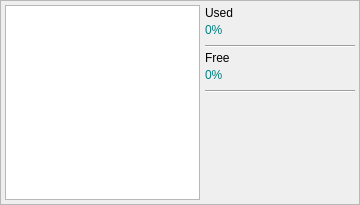
     <widget class="QFrame" name="swapfmgf">
      <property name="geometry">
       <rect>
        <x>580</x>
        <y>30</y>
        <width>360</width>
        <height>205</height>
       </rect>
      </property>
      <property name="sizePolicy">
       <sizepolicy hsizetype="Fixed" vsizetype="Fixed">
        <horstretch>0</horstretch>
        <verstretch>0</verstretch>
       </sizepolicy>
      </property>
      <property name="minimumSize">
       <size>
        <width>360</width>
        <height>205</height>
       </size>
      </property>
      <property name="maximumSize">
       <size>
        <width>360</width>
        <height>205</height>
       </size>
      </property>
      <property name="frameShape">
       <enum>QFrame::StyledPanel</enum>
      </property>
      <property name="frameShadow">
       <enum>QFrame::Raised</enum>
      </property>
      <widget class="QChartView" name="swapgfvw">
       <property name="geometry">
        <rect>
         <x>5</x>
         <y>5</y>
         <width>195</width>
         <height>195</height>
        </rect>
       </property>
       <property name="sizePolicy">
        <sizepolicy hsizetype="Fixed" vsizetype="Fixed">
         <horstretch>0</horstretch>
         <verstretch>0</verstretch>
        </sizepolicy>
       </property>
       <property name="minimumSize">
        <size>
         <width>195</width>
         <height>195</height>
        </size>
       </property>
       <property name="maximumSize">
        <size>
         <width>195</width>
         <height>195</height>
        </size>
       </property>
      </widget>
      <widget class="QLabel" name="swapuspc">
       <property name="geometry">
        <rect>
         <x>205</x>
         <y>20</y>
         <width>150</width>
         <height>20</height>
        </rect>
       </property>
       <property name="sizePolicy">
        <sizepolicy hsizetype="Fixed" vsizetype="Fixed">
         <horstretch>0</horstretch>
         <verstretch>0</verstretch>
        </sizepolicy>
       </property>
       <property name="minimumSize">
        <size>
         <width>150</width>
         <height>20</height>
        </size>
       </property>
       <property name="maximumSize">
        <size>
         <width>150</width>
         <height>20</height>
        </size>
       </property>
       <property name="styleSheet">
        <string notr="true">font: 15pt &quot;JetBrains Mono&quot;;
color: #008080;</string>
       </property>
       <property name="text">
        <string>0%</string>
       </property>
      </widget>
      <widget class="QLabel" name="swapuplb">
       <property name="geometry">
        <rect>
         <x>205</x>
         <y>5</y>
         <width>150</width>
         <height>15</height>
        </rect>
       </property>
       <property name="sizePolicy">
        <sizepolicy hsizetype="Fixed" vsizetype="Fixed">
         <horstretch>0</horstretch>
         <verstretch>0</verstretch>
        </sizepolicy>
       </property>
       <property name="minimumSize">
        <size>
         <width>150</width>
         <height>15</height>
        </size>
       </property>
       <property name="maximumSize">
        <size>
         <width>150</width>
         <height>15</height>
        </size>
       </property>
       <property name="styleSheet">
        <string notr="true">font: 10pt &quot;Inter&quot;;</string>
       </property>
       <property name="text">
        <string>Used</string>
       </property>
      </widget>
      <widget class="QLabel" name="swapfrpc">
       <property name="geometry">
        <rect>
         <x>205</x>
         <y>65</y>
         <width>150</width>
         <height>20</height>
        </rect>
       </property>
       <property name="sizePolicy">
        <sizepolicy hsizetype="Fixed" vsizetype="Fixed">
         <horstretch>0</horstretch>
         <verstretch>0</verstretch>
        </sizepolicy>
       </property>
       <property name="minimumSize">
        <size>
         <width>150</width>
         <height>20</height>
        </size>
       </property>
       <property name="maximumSize">
        <size>
         <width>150</width>
         <height>20</height>
        </size>
       </property>
       <property name="styleSheet">
        <string notr="true">font: 15pt &quot;JetBrains Mono&quot;;
color: #008080;</string>
       </property>
       <property name="text">
        <string>0%</string>
       </property>
      </widget>
      <widget class="QLabel" name="swapfplb">
       <property name="geometry">
        <rect>
         <x>205</x>
         <y>50</y>
         <width>150</width>
         <height>15</height>
        </rect>
       </property>
       <property name="sizePolicy">
        <sizepolicy hsizetype="Fixed" vsizetype="Fixed">
         <horstretch>0</horstretch>
         <verstretch>0</verstretch>
        </sizepolicy>
       </property>
       <property name="minimumSize">
        <size>
         <width>150</width>
         <height>15</height>
        </size>
       </property>
       <property name="maximumSize">
        <size>
         <width>150</width>
         <height>15</height>
        </size>
       </property>
       <property name="styleSheet">
        <string notr="true">font: 10pt &quot;Inter&quot;;</string>
       </property>
       <property name="text">
        <string>Free</string>
       </property>
      </widget>
      <widget class="Line" name="swaplin2">
       <property name="geometry">
        <rect>
         <x>205</x>
         <y>90</y>
         <width>150</width>
         <height>3</height>
        </rect>
       </property>
       <property name="sizePolicy">
        <sizepolicy hsizetype="Fixed" vsizetype="Fixed">
         <horstretch>0</horstretch>
         <verstretch>0</verstretch>
        </sizepolicy>
       </property>
       <property name="minimumSize">
        <size>
         <width>150</width>
         <height>3</height>
        </size>
       </property>
       <property name="maximumSize">
        <size>
         <width>150</width>
         <height>3</height>
        </size>
       </property>
       <property name="orientation">
        <enum>Qt::Horizontal</enum>
       </property>
      </widget>
      <widget class="Line" name="swaplin1">
       <property name="geometry">
        <rect>
         <x>205</x>
         <y>45</y>
         <width>150</width>
         <height>3</height>
        </rect>
       </property>
       <property name="sizePolicy">
        <sizepolicy hsizetype="Fixed" vsizetype="Fixed">
         <horstretch>0</horstretch>
         <verstretch>0</verstretch>
        </sizepolicy>
       </property>
       <property name="minimumSize">
        <size>
         <width>150</width>
         <height>3</height>
        </size>
       </property>
       <property name="maximumSize">
        <size>
         <width>150</width>
         <height>3</height>
        </size>
       </property>
       <property name="orientation">
        <enum>Qt::Horizontal</enum>
       </property>
      </widget>
     </widget>
